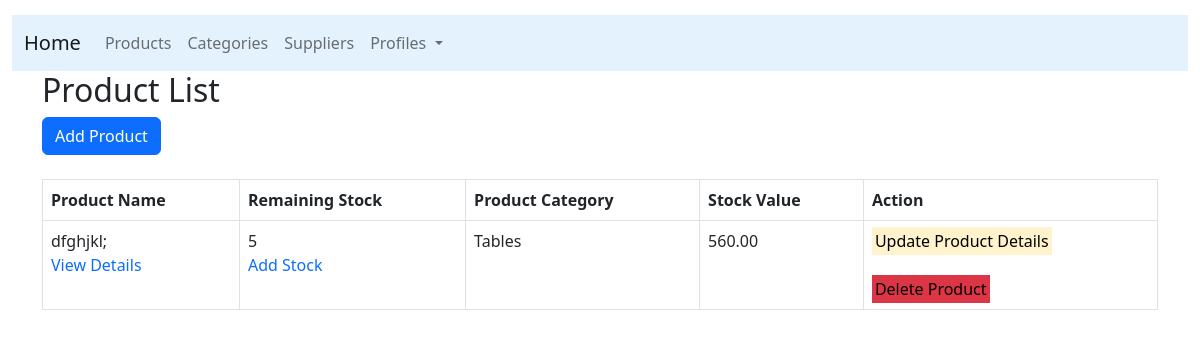
Before: /list-product/ (signed in) with the older database file.
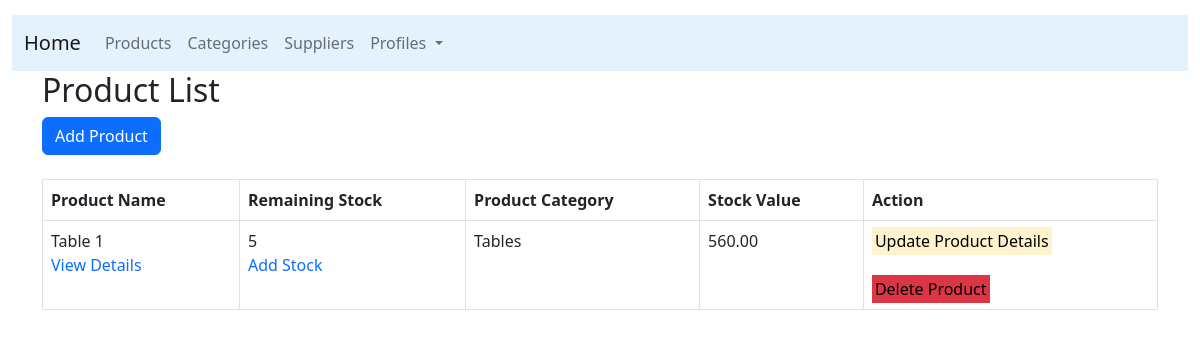
After: the same page with the newer database file.
### products/models.py (models this page shows, shortened)
class Product(models.Model):
    product_category = models.ForeignKey(Category,related_name='products',on_delete=models.CASCADE)
    product_code = models.CharField(max_length=20, db_index=True, unique=True)
    product_name = models.CharField(max_length=100, db_index=True)
    product_slug = models.SlugField(max_length=110, db_index=True)
    product_description = models.TextField(blank=True)
    date_created = models.DateTimeField(auto_now_add=True)
    date_updated = models.DateTimeField(auto_now=True)
    class Meta:
        ordering = ('product_name',)
        index_together = (('id', 'product_slug'),)
    def get_total_stock_quantity(self):
        total_quantity = 0
        product_stocks = self.stock.all()  # Assuming you have related_name='stock' in ProductStock
        for stock in product_stocks:
            total_quantity += stock.product_quantity
        return total_quantity
    def get_remaining_stock(self):
        total_quantity = self.get_total_stock_quantity()
        products_issued_sum = self.stock.aggregate(Sum('products_issued'))['products_issued__sum']
        remaining_stock = total_quantity - products_issued_sum
        return remaining_stock
    def calculate_total_stock_value(self):
        total_stock_value = 0
        for product_stock in self.stock.all():
            remaining_stock = product_stock.product_quantity - product_stock.products_issued
            stock_value = remaining_stock * product_stock.product_bought_at
            total_stock_value += stock_value
        return total_stock_value

class Category(models.Model):
    category_name = models.CharField(max_length=100,db_index=True)
    category_slug = models.SlugField(max_length=110,db_index=True,unique=True)
    category_description = models.TextField()
    date_created = models.DateTimeField(auto_now_add=True)
    date_updated = models.DateTimeField(auto_now=True)
    class Meta:
        ordering = ('category_name',)
        verbose_name = 'Category'
        verbose_name_plural = 'Categories'
    def __str__(self):
        return self.category_name

### inventory/models.py (models this page shows, shortened)
class ProductStock(models.Model):
    product_supplier = models.ForeignKey(ProductSupplier,related_name='supplier',on_delete=models.CASCADE)
    product = models.ForeignKey(Product,related_name='stock',on_delete=models.CASCADE)
    product_quantity = models.IntegerField()
    products_issued = models.IntegerField(default=0)
    product_bought_at = models.DecimalField(max_digits=10, decimal_places=2)
    stock_finished = models.BooleanField(default=False)
    date_created = models.DateTimeField(auto_now_add=True)
    date_updated = models.DateTimeField(auto_now=True)
    class Meta:
        ordering = ('-date_created',)
        verbose_name = 'Product Stock'
        verbose_name_plural = 'Product Stocks'

### products/views.py (the view)
# urls.py: path('list-product/',views.list_products,name='list_products'),
@login_required(login_url='/')
def list_products(request):
    products = Product.objects.all()
    return render(request, 'products/list_products.html', {'products': products})

### products/templates/products/list_products.html (shortened to what this page needs)
{% extends "products/base.html" %}
{% block content %}
<div class="container">
    <h2>Product List</h2>
    <div>
        <a href="{% url 'products:add_product'%}" class="btn btn-primary">Add Product</a>
    <div>
    <br>
    <table class="table table-bordered">
        <thead>
            <tr>
                <th>Product Name</th>
                <th>Remaining Stock</th>
                <th>Product Category</th>
                <th>Stock Value</th>
                <th> Action </th>
            </tr>
        </thead>
        <tbody>
            {% for product in products %}
                <tr>
                    <td>
                        {{ product.product_name }}<br>
                        <a href="{% url 'products:product_detail' product.id %}" class="text-decoration-none">View Details</a>
                    </td>
                    <td>
                        {{product.get_remaining_stock}}<br>
                        <a href="{% url 'inventory:add_product_stock' product.id %}" class="text-decoration-none">Add Stock</a>
                    </td>
                    <td>{{ product.product_category }}</td>
                    <td>{{product.calculate_total_stock_value}}</td>
                    <td>
                        <a href="{% url 'products:update_product' product.id %}" class="text-decoration-none"><mark>Update Product Details</mark></a> <br><br>
                        <a href="{% url 'products:delete_product' product.id %}" class="text-decoration-none"><mark class="bg-danger text-green">Delete Product</mark></a>
                    </td>
                </tr>
            {% endfor %}
        </tbody>
    </table>
</div>
{% endblock %}

Changed rows visible on the page:
changed Product "Tables": product_name "dfghjkl;" → "Table 1"
